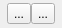
<ui version="4.0" >
 <class>uiTabButtonWidget</class>
 <widget class="QWidget" name="uiTabButtonWidget" >
  <property name="geometry" >
   <rect>
    <x>0</x>
    <y>0</y>
    <width>62</width>
    <height>28</height>
   </rect>
  </property>
  <property name="windowTitle" >
   <string>TabButtonWidget</string>
  </property>
  <layout class="QGridLayout" >
   <property name="leftMargin" >
    <number>0</number>
   </property>
   <property name="topMargin" >
    <number>0</number>
   </property>
   <property name="rightMargin" >
    <number>0</number>
   </property>
   <property name="bottomMargin" >
    <number>0</number>
   </property>
   <property name="horizontalSpacing" >
    <number>0</number>
   </property>
   <property name="verticalSpacing" >
    <number>0</number>
   </property>
   <item row="0" column="0" >
    <layout class="QHBoxLayout" >
     <property name="spacing" >
      <number>0</number>
     </property>
     <item>
      <widget class="QToolButton" name="downButton_" >
       <property name="text" >
        <string>...</string>
       </property>
      </widget>
     </item>
     <item>
      <widget class="QToolButton" name="closeButton_" >
       <property name="text" >
        <string>...</string>
       </property>
      </widget>
     </item>
    </layout>
   </item>
  </layout>
 </widget>
 <resources/>
 <connections/>
</ui>
